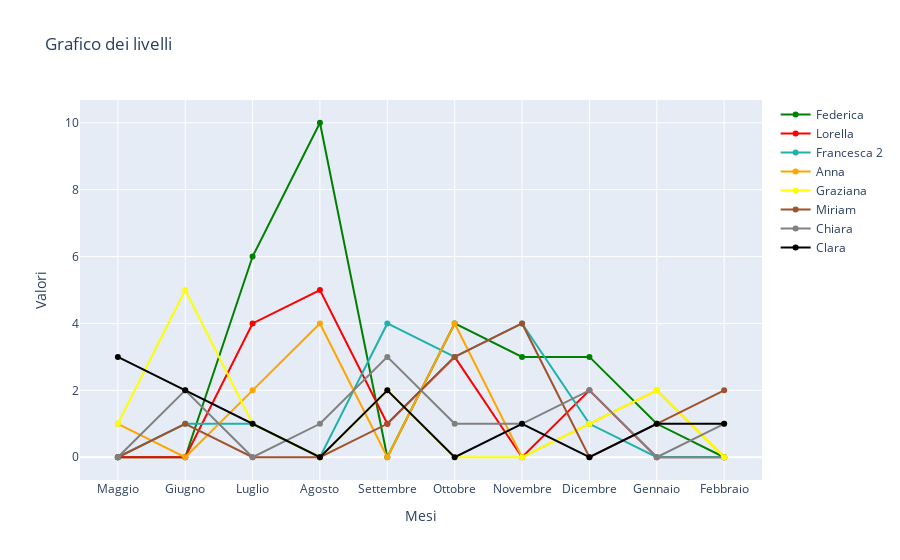

Notebook source saved alongside this figure:
### Code cell
# Dati per le due linee
x = months_order
y1 = list(calcola_differenza('Federica').values())
y2 = list(calcola_differenza('Lorella').values()) 
y3 = list(calcola_differenza('Francesca 2').values()) 
y4 = list(calcola_differenza('Anna').values()) 

y5 = list(calcola_differenza('Graziana').values())
y6 = list(calcola_differenza('Miriam').values()) 
y7 = list(calcola_differenza('Chiara').values()) 
y8 = list(calcola_differenza('Clara').values()) 

# Creare il grafico di linea con due linee
fig = go.Figure()

# Aggiungere la prima linea con colore blu
fig.add_trace(go.Scatter(x=x, y=y1, mode='lines+markers', name='Federica', line=dict(color='green')))
fig.add_trace(go.Scatter(x=x, y=y2, mode='lines+markers', name='Lorella', line=dict(color='red')))
fig.add_trace(go.Scatter(x=x, y=y3, mode='lines+markers', name='Francesca 2', line=dict(color='lightseagreen')))
fig.add_trace(go.Scatter(x=x, y=y4, mode='lines+markers', name='Anna', line=dict(color='orange')))

fig.add_trace(go.Scatter(x=x, y=y5, mode='lines+markers', name='Graziana', line=dict(color='yellow')))
fig.add_trace(go.Scatter(x=x, y=y6, mode='lines+markers', name='Miriam', line=dict(color='sienna')))
fig.add_trace(go.Scatter(x=x, y=y7, mode='lines+markers', name='Chiara', line=dict(color='grey')))
fig.add_trace(go.Scatter(x=x, y=y8, mode='lines+markers', name='Clara', line=dict(color='black')))

# Aggiungere etichette e titoli
fig.update_layout(title='Grafico dei livelli',
                  xaxis_title='Mesi',
                  yaxis_title='Valori')

# Mostrare il grafico
fig.show()

### Figure 1 — Plotly figure (JSON) as saved in the notebook; plotly's stock layout.template omitted (floating-point values rounded to 4 significant figures)
{"data": [{"line": {"color": "green"}, "mode": "lines+markers", "name": "Federica", "type": "scatter", "x": ["Maggio", "Giugno", "Luglio", "Agosto", "Settembre", "Ottobre", "Novembre", "Dicembre", "Gennaio", "Febbraio"], "y": [0, 0, 6, 10, 0, 4, 3, 3, 1, 0]}, {"line": {"color": "red"}, "mode": "lines+markers", "name": "Lorella", "type": "scatter", "x": ["Maggio", "Giugno", "Luglio", "Agosto", "Settembre", "Ottobre", "Novembre", "Dicembre", "Gennaio", "Febbraio"], "y": [0, 0, 4, 5, 1, 3, 0, 2, 0, 0]}, {"line": {"color": "lightseagreen"}, "mode": "lines+markers", "name": "Francesca 2", "type": "scatter", "x": ["Maggio", "Giugno", "Luglio", "Agosto", "Settembre", "Ottobre", "Novembre", "Dicembre", "Gennaio", "Febbraio"], "y": [0, 1, 1, 0, 4, 3, 4, 1, 0, 0]}, {"line": {"color": "orange"}, "mode": "lines+markers", "name": "Anna", "type": "scatter", "x": ["Maggio", "Giugno", "Luglio", "Agosto", "Settembre", "Ottobre", "Novembre", "Dicembre", "Gennaio", "Febbraio"], "y": [1, 0, 2, 4, 0, 4, 0, 1, 2, 0]}, {"line": {"color": "yellow"}, "mode": "lines+markers", "name": "Graziana", "type": "scatter", "x": ["Maggio", "Giugno", "Luglio", "Agosto", "Settembre", "Ottobre", "Novembre", "Dicembre", "Gennaio", "Febbraio"], "y": [1, 5, 1, 0, 2, 0, 0, 1, 2, 0]}, {"line": {"color": "sienna"}, "mode": "lines+markers", "name": "Miriam", "type": "scatter", "x": ["Maggio", "Giugno", "Luglio", "Agosto", "Settembre", "Ottobre", "Novembre", "Dicembre", "Gennaio", "Febbraio"], "y": [0, 1, 0, 0, 1, 3, 4, 0, 1, 2]}, {"line": {"color": "grey"}, "mode": "lines+markers", "name": "Chiara", "type": "scatter", "x": ["Maggio", "Giugno", "Luglio", "Agosto", "Settembre", "Ottobre", "Novembre", "Dicembre", "Gennaio", "Febbraio"], "y": [0, 2, 0, 1, 3, 1, 1, 2, 0, 1]}, {"line": {"color": "black"}, "mode": "lines+markers", "name": "Clara", "type": "scatter", "x": ["Maggio", "Giugno", "Luglio", "Agosto", "Settembre", "Ottobre", "Novembre", "Dicembre", "Gennaio", "Febbraio"], "y": [3, 2, 1, 0, 2, 0, 1, 0, 1, 1]}], "layout": {"title": {"text": "Grafico dei livelli"}, "xaxis": {"title": {"text": "Mesi"}}, "yaxis": {"title": {"text": "Valori"}}}}
